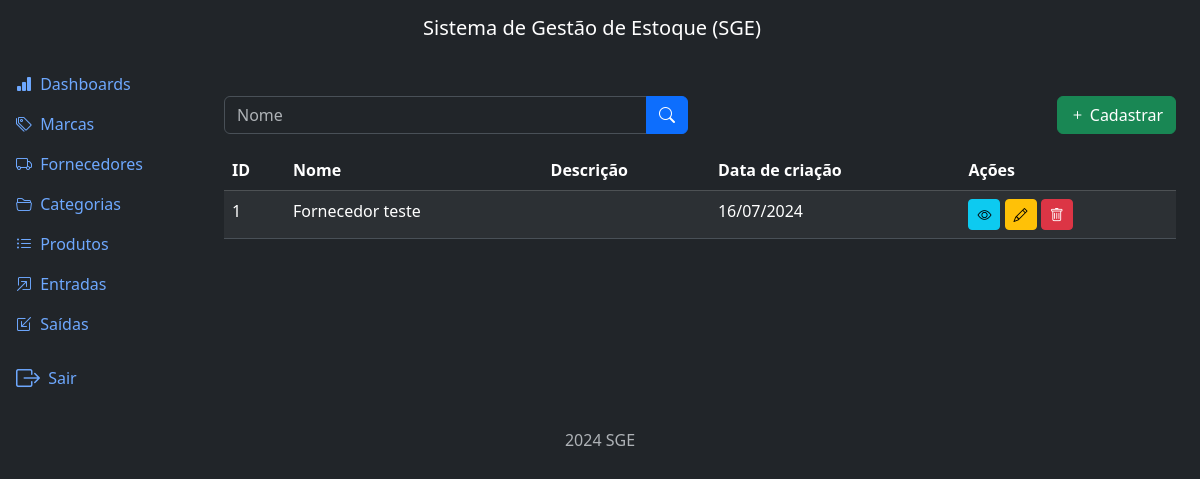
Before: /suppliers/list/ (signed in) with the older database file.
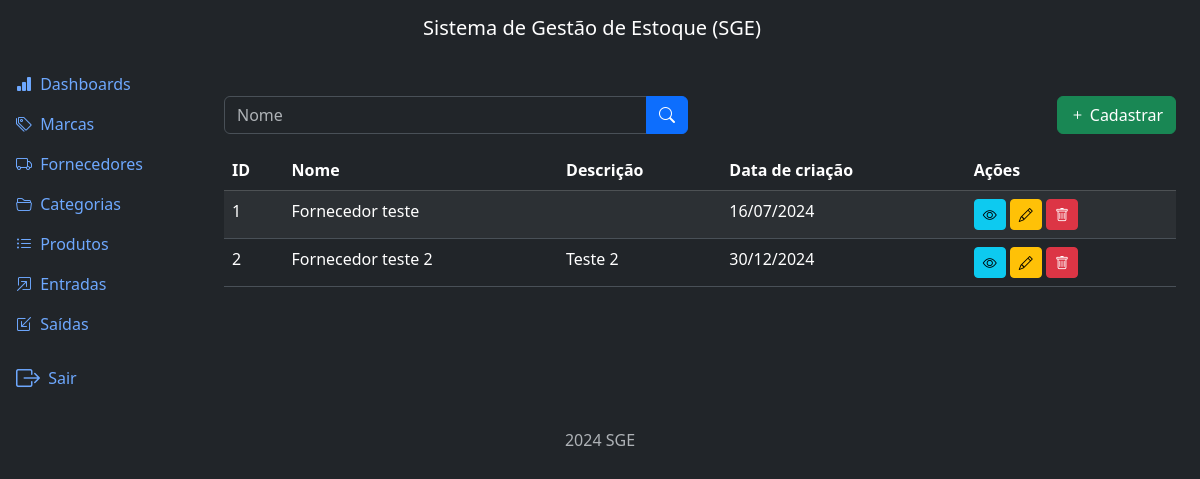
After: the same page with the newer database file.
### suppliers/models.py (models this page shows, shortened)
class Supplier(models.Model):
    name = models.CharField(max_length=500)
    description = models.TextField(null=True, blank=True)
    created_at = models.DateTimeField(auto_now_add=True)
    updated_at = models.DateTimeField(auto_now=True)
    class Meta:
        ordering = ['name']

### suppliers/views.py (the view)
# urls.py: path('list/', views.SupplierListView.as_view(), name='list'),
class SupplierListView(LoginRequiredMixin, PermissionRequiredMixin, ListView):
    model = Supplier
    template_name = 'supplier_list.html'
    context_object_name = 'suppliers'
    paginate_by = 5
    permission_required = 'suppliers.view_supplier'
    def get_queryset(self):
        qs = super().get_queryset()
        name = self.request.GET.get('name')
        if name:
            qs = qs.filter(name__icontains=name)
        return qs

### suppliers/templates/supplier_list.html (shortened to what this page needs)
{% extends "base.html" %}
{% block content %}
  <div class="row mb-3">
    <div class="col-md-6">
      <form method="GET" action="{% url "supplier:list" %}">
        <div class="input-group">
          <input type="text" class="form-control" name="name" placeholder="Nome" value="{{request.GET.name}}">
          <button type="submit" class="btn btn-primary">
            <i class="bi bi-search"></i>
          </button>
        </div>
      </form>
    </div>
    {% if perms.suppliers.add_supplier %}
      <div class="col-md-6">
        <a href="{% url "supplier:create" %}" class="btn btn-success float-end" >
          <i class="bi bi-plus"></i>
          Cadastrar
        </a>
      </div>
    {% endif %}
  </div>
  <div class="table-responsive">
    <table class="table table-striped table-border">
      <thead class="table-dark">
        <tr>
          <th>ID</th>
          <th>Nome</th>
          <th>Descrição</th>
          <th>Data de criação</th>
          <th>Ações</th>
        </tr>
      </thead>
      <tbody>
        {% for supplier in suppliers %}
          <tr>
            <td>{{ supplier.id }}</td>
            <td>{{ supplier.name }}</td>
            <td>{{ supplier.description }}</td>
            <td>{{ supplier.created_at|date:"d/m/Y" }}</td>
            <td>
              <a href="{% url "supplier:detail" supplier.id %}" class="btn btn-info btn-sm"><i class="bi bi-eye"></i></a>
              {% if perms.suppliers.change_supplier %}
                <a href="{% url "supplier:update" supplier.id %}" class="btn btn-warning btn-sm"><i class="bi bi-pencil"></i></a>
              {% endif %}
              {% if perms.suppliers.delete_supplier %}
                <a href="{% url "supplier:delete" supplier.id %}" class="btn btn-danger btn-sm"><i class="bi bi-trash"></i></a>
              {% endif %}
            </td>
          </tr>
        {% endfor %}
      </tbody>
    </table>
  </div>
{% endblock content %}

Changed rows visible on the page:
added Supplier: id "2", name "Fornecedor teste 2", description "Teste 2", created_at "30/12/2024"
